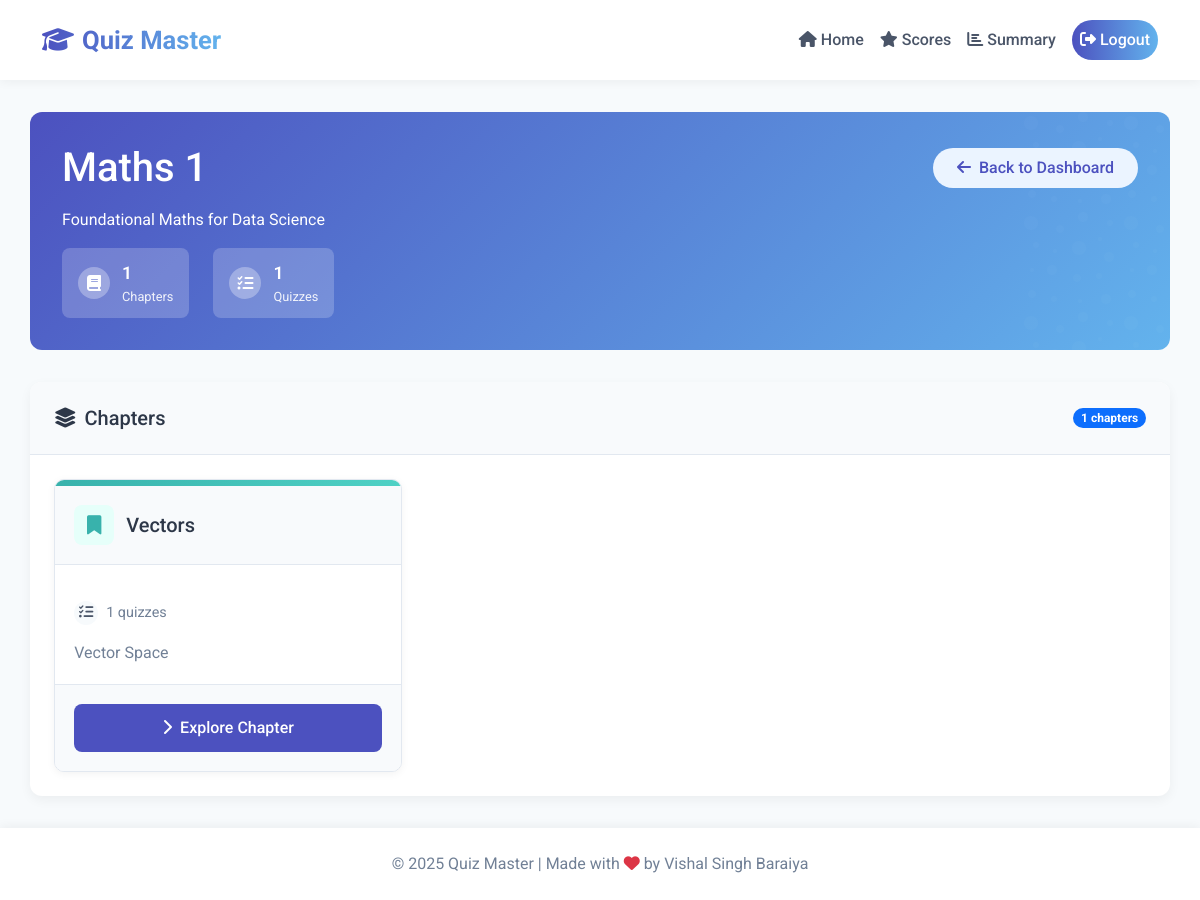
/user/subject/1 (signed in), run on the app's committed database.
### models.py (models this page shows)
class Subject(db.Model):
    id = db.Column(db.Integer, primary_key=True)
    name = db.Column(db.String(100), nullable=False)
    description = db.Column(db.Text)
    chapters = db.relationship('Chapter', backref='subject', lazy=True, cascade="all, delete-orphan")

class Chapter(db.Model):
    id = db.Column(db.Integer, primary_key=True)
    name = db.Column(db.String(100), nullable=False)
    description = db.Column(db.Text)
    subject_id = db.Column(db.Integer, db.ForeignKey('subject.id'), nullable=False)
    quizzes = db.relationship('Quiz', backref='chapter', lazy=True, cascade="all, delete-orphan")

### routes/user/subjects.py (the view)
    @app.route('/user/subject/<int:subject_id>')
    @login_required
    def view_subject(subject_id):
        subject = Subject.query.get_or_404(subject_id)
        return render_template('user/subject.html', subject=subject)

### app.py (called while the page is built)
@login_manager.user_loader
def load_user(user_id):
    return User.query.get(int(user_id))

### routes/user/subjects.py (called while the page is built)
def register_route(app):
    @app.route('/user/subject/<int:subject_id>')
    @login_required
    def view_subject(subject_id):
        subject = Subject.query.get_or_404(subject_id)
        return render_template('user/subject.html', subject=subject)

### templates/user/subject.html (shortened to what this page needs)
{% extends "base.html" %}
{% block content %}
<div class="subject-header">
    <div class="d-flex justify-content-between align-items-center mb-3">
        <h1 class="mb-0">{{ subject.name }}</h1>
        <a href="{{ url_for('user_dashboard') }}" class="btn btn-back">
            <i class="fas fa-arrow-left me-2"></i>Back to Dashboard
        </a>
    </div>
    <p class="mb-3 opacity-80">{% if subject.description %}
        {{ subject.description }}
    {% else %}
        <p class="text-muted">No description available for this subject.</p>
    {% endif %}</p>
    <div class="subject-stats">
        <div class="subject-stat-item">
            <div class="subject-stat-icon">
                <i class="fas fa-book"></i>
            </div>
            <div>
                <p class="subject-stat-value">{{ subject.chapters|length }}</p>
                <p class="subject-stat-label">Chapters</p>
            </div>
        </div>
        <div class="subject-stat-item">
            <div class="subject-stat-icon">
                <i class="fas fa-tasks"></i>
            </div>
            <div>
                {% set quiz_count = namespace(total=0) %}
                {% for chapter in subject.chapters %}
                    {% set quiz_count.total = quiz_count.total + chapter.quizzes|length %}
                {% endfor %}
                <p class="subject-stat-value">{{ quiz_count.total }}</p>
                <p class="subject-stat-label">Quizzes</p>
            </div>
        </div>
    </div>
</div>
<div class="chapter-container">
    <div class="chapter-header d-flex justify-content-between align-items-center">
        <h5 class="mb-0"><i class="fas fa-layer-group me-2"></i>Chapters</h5>
        <span class="badge bg-primary rounded-pill">{{ subject.chapters|length }} chapters</span>
    </div>
    {% if subject.chapters %}
        <div class="chapter-grid">
            {% for chapter in subject.chapters %}
                <div class="chapter-card color-{{ loop.index % 6 + 1 }}">
                    <div class="chapter-card-color-bar"></div>
                    <div class="chapter-card-header">
                        <div class="d-flex align-items-center">
                            <div class="chapter-icon">
                                {% set icons = ['fas fa-bookmark', 'fas fa-lightbulb', 'fas fa-chart-line', 'fas fa-cube', 'fas fa-puzzle-piece', 'fas fa-cogs'] %}
                                <i class="{{ icons[loop.index0 % icons|length] }}"></i>
                            </div>
                            <h5 class="mb-0">{{ chapter.name }}</h5>
                        </div>
                    </div>
                    <div class="chapter-card-body">
                        <div class="chapter-meta">
                            <div class="chapter-meta-item">
                                <div class="chapter-meta-icon">
                                    <i class="fas fa-tasks"></i>
                                </div>
                                <span>{{ chapter.quizzes|length }} quizzes</span>
                            </div>
                        </div>
                        <div class="chapter-description">
                            {% if chapter.description %}
                                {{ chapter.description|truncate(120) }}
                            {% else %}
                                <span class="text-muted">No description available.</span>
                            {% endif %}
                        </div>
                    </div>
                    <div class="chapter-card-footer">
                        <a href="{{ url_for('view_chapter', chapter_id=chapter.id) }}" class="btn btn-view-chapter">
                            <i class="fas fa-chevron-right me-2"></i>Explore Chapter
                        </a>
                    </div>
                </div>
            {% endfor %}
        </div>
    {% endif %}
</div>
{% endblock %}

### templates/base.html (style rules this page uses)
body { font-family: 'Roboto', sans-serif; min-height: 100vh; display: flex; flex-direction: column; background: #F7FAFC; color: #2D3748; }

### templates/user/subject.html (style rules this page uses)
.subject-header { background: linear-gradient(135deg, #4C51BF, #63B3ED); color: white; border-radius: 12px; padding: 2rem; margin-bottom: 2rem; position: relative; overflow: hidden; }
.subject-header::after { content: ''; position: absolute; top: 0; right: 0; width: 150px; height: 100%; opacity: 0.2; }
.chapter-container { background: white; border-radius: 12px; box-shadow: 0 4px 12px rgba(0, 0, 0, 0.05); overflow: hidden; border: none; }
.chapter-header { background: #F8FAFC; padding: 1.5rem; border-bottom: 1px solid #E2E8F0; }
.chapter-grid { display: grid; grid-template-columns: repeat(auto-fill, minmax(320px, 1fr)); gap: 1.5rem; padding: 1.5rem; }
.chapter-card { background: white; border-radius: 10px; overflow: hidden; transition: all 0.3s ease; box-shadow: 0 2px 8px rgba(0, 0, 0, 0.05); border: 1px solid #E2E8F0; height: 100%; display: flex; flex-direction: column; }
.chapter-card-color-bar { height: 6px; }
.color-2 .chapter-card-color-bar { background: linear-gradient(90deg, #38B2AC, #4FD1C5); }
.chapter-card-header { padding: 1.2rem; border-bottom: 1px solid #E2E8F0; background: #F8FAFC; }
.chapter-card-body { padding: 1.2rem; flex-grow: 1; display: flex; flex-direction: column; }
.chapter-card-footer { padding: 1.2rem; background: #F8FAFC; border-top: 1px solid #E2E8F0; }
.chapter-icon { width: 40px; height: 40px; border-radius: 8px; display: flex; align-items: center; justify-content: center; font-size: 1.2rem; margin-right: 0.75rem; }
.color-2 .chapter-icon { background: #E6FFFA; color: #38B2AC; }
.chapter-meta { margin-top: 1rem; display: flex; gap: 1rem; }
.chapter-meta-item { display: flex; align-items: center; color: #718096; font-size: 0.9rem; }
.chapter-meta-icon { width: 24px; height: 24px; border-radius: 50%; background: #F7FAFC; display: flex; align-items: center; justify-content: center; margin-right: 0.5rem; color: #4A5568; }
.chapter-description { color: #718096; margin-top: 1rem; flex-grow: 1; }
.btn-back { background: #EBF4FF; color: #4C51BF; border: none; padding: 0.5rem 1.5rem; border-radius: 20px; transition: all 0.3s ease; font-weight: 500; }
.btn-view-chapter { background: #4C51BF; color: white; border: none; padding: 0.75rem 1.5rem; border-radius: 8px; transition: all 0.3s ease; width: 100%; font-weight: 500; }
.subject-stats { display: flex; gap: 1.5rem; margin-top: 1rem; }
.subject-stat-item { background: rgba(255, 255, 255, 0.2); border-radius: 8px; padding: 0.75rem 1rem; display: flex; align-items: center; }
.subject-stat-icon { width: 32px; height: 32px; border-radius: 50%; background: rgba(255, 255, 255, 0.3); display: flex; align-items: center; justify-content: center; margin-right: 0.75rem; }
.subject-stat-value { font-size: 1.1rem; font-weight: 600; margin-bottom: 0; }
.subject-stat-label { font-size: 0.8rem; opacity: 0.9; margin-bottom: 0; }

### data on the page
Subject: name "Maths 1", description "Foundational Maths for Data Science"
Chapter: name "Vectors", quizzes|length "1", description "Vector Space"

### other printed values
{{ subject.chapters|length }} "1"
{{ quiz_count.total }} "1"
